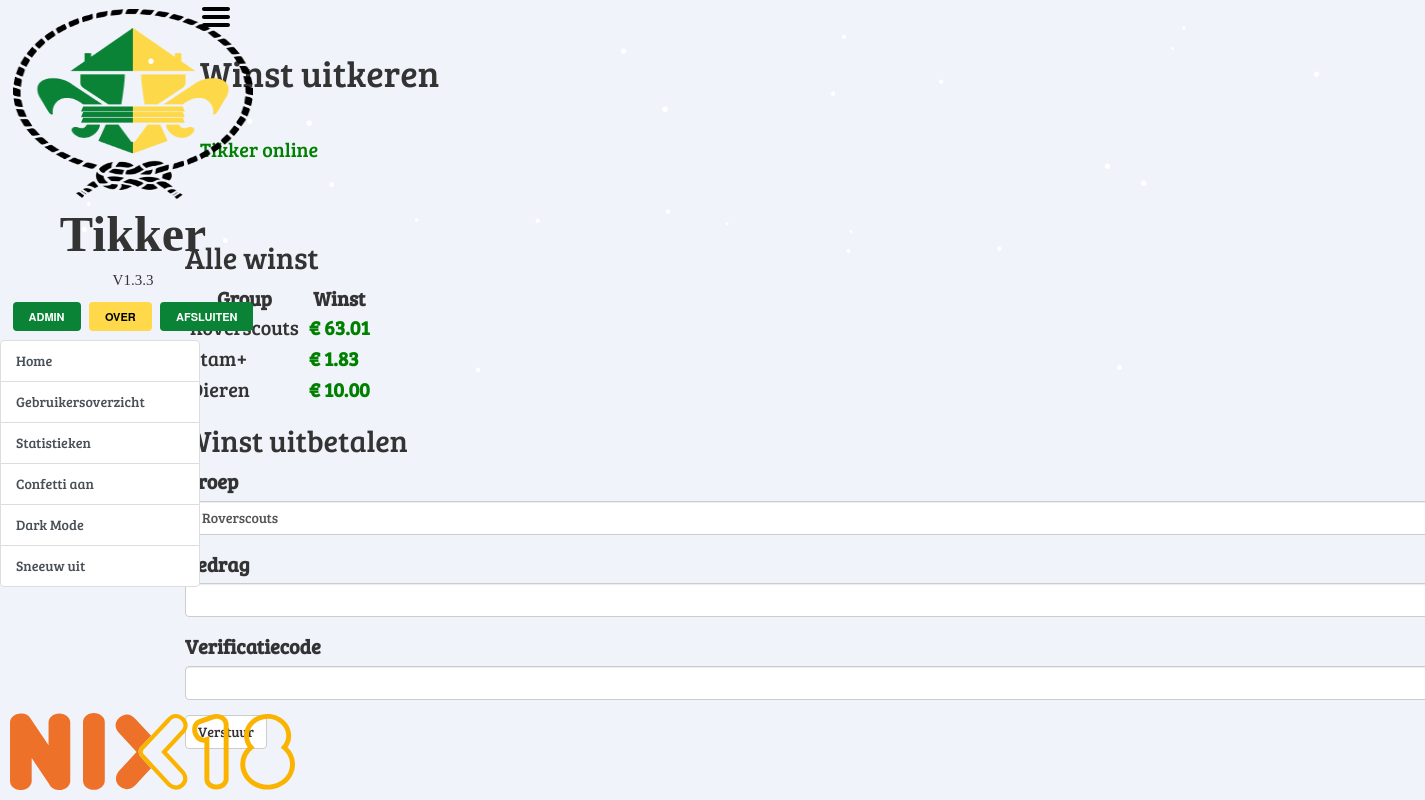
Before: /admin/profit with the older database file.
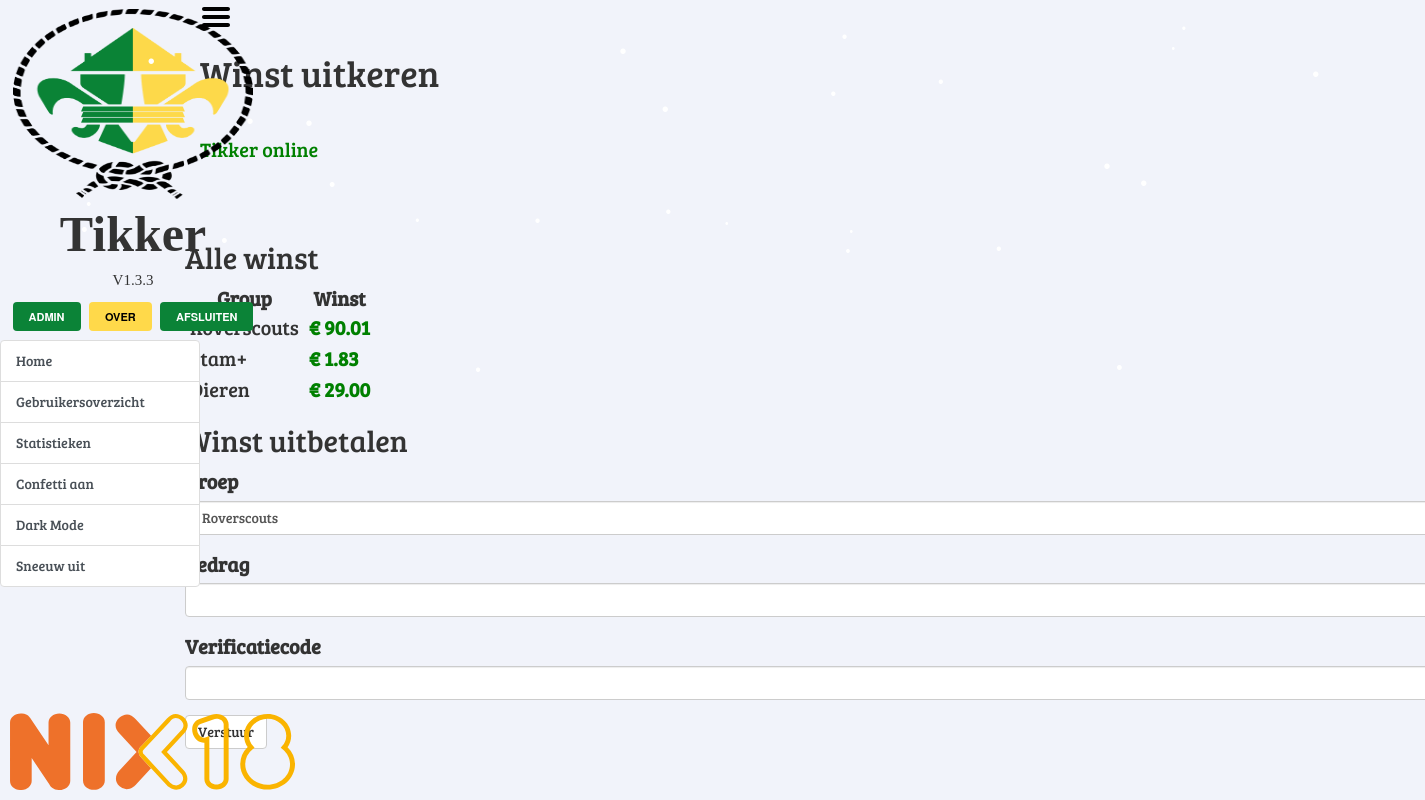
After: the same page with the newer database file.
### app/models.py (models this page shows, shortened)
class Usergroup(db.Model):
    id = db.Column(db.Integer, primary_key=True)
    name = db.Column(db.String(64), index=True)
    profit = db.Column(db.Float, default=0.0)
    users = db.relationship('User', backref='group', lazy='dynamic', foreign_keys=[User.usergroup_id])

### app/routes.py (the view)
@register_breadcrumb(app, '.admin.profit', 'Winst uitkeren', order=2)
@app.route('/admin/profit', methods=['GET', 'POST'])
def payout_profit():
    if request.remote_addr != "127.0.0.1":
        abort(403)
    form = PayOutProfitForm()
    if form.validate_on_submit():
        alert = dbhandler.payout_profit(int(form.usergroup.data), float(form.amount.data.replace(",", ".")),
                                         form.verification.data)
        flash(alert[0], alert[1])
        return redirect(url_for('payout_profit'))
    return render_template("admin/manprofit.html", title="Winst uitkeren", h1="Winst uitkeren", Usergroup=Usergroup,
                           form=form), 200

### app/forms.py
class PayOutProfitForm(FlaskForm):
    usergroup = SelectField('Groep', validators=[DataRequired()])
    amount = StringField('Bedrag', validators=[DataRequired()])
    verification = PasswordField('Verificatiecode', validators=[DataRequired()])
    submit_payout = SubmitField('Verstuur')
    def __init__(self, *args, **kwargs):
        super(PayOutProfitForm, self).__init__(*args, **kwargs)
        usergroups = []
        for u in Usergroup.query.all():
            usergroups.append((str(u.id), u.name))
        self.usergroup.choices = usergroups

### app/templates/admin/manprofit.html
{% extends "base.html" %}
{% import 'bootstrap/wtf.html' as wtf %}
{% block app_content %}
    <div class="row">
        <div class="col-xl-6">
            <h2>Alle winst</h2>
            <table>
                <tr>
                    <th>Group</th>
                    <th>Winst</th>
                </tr>
                {% for u in Usergroup.query.all() %}
                <tr>
                    <td>{{ u.name }}</td>
                    <td><span style="color: green;font-weight:bold;">€ {{ '%.2f' % u.profit }}</span></td>
                </tr>
                {% endfor %}
            </table>
        </div>
        <div class="col-xl-6">
            <h2>Winst uitbetalen</h2>
            {{ wtf.quick_form(form) }}
        </div>
    </div>
{% endblock %}

Changed rows visible on the page:
changed Usergroup (number 1 of 3 on the later page): profit "63.01" → "90.01"
changed Usergroup "Dieren": profit "10.00" → "29.00"
